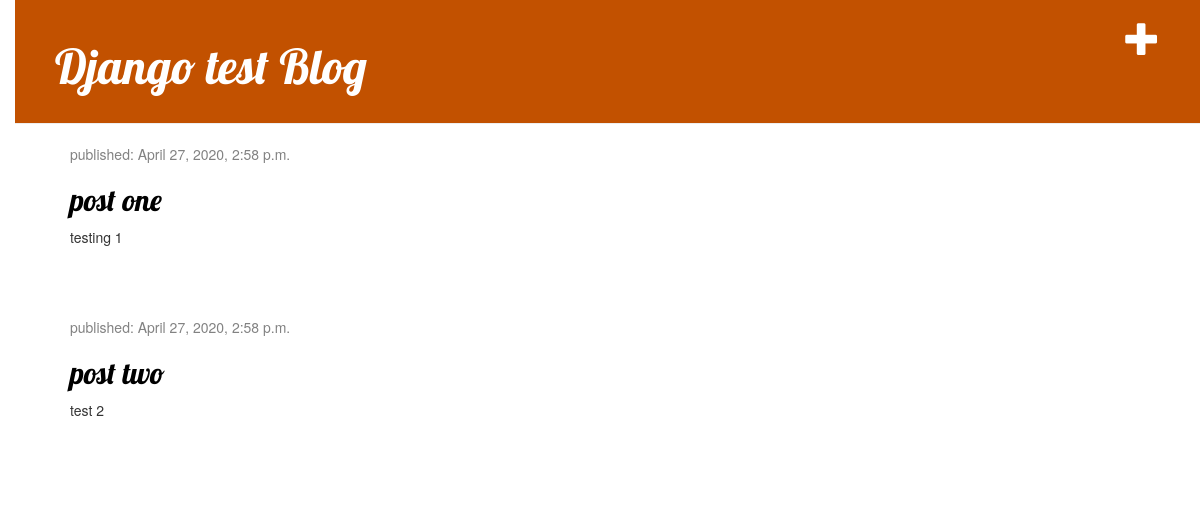
Before: / with the older database file.
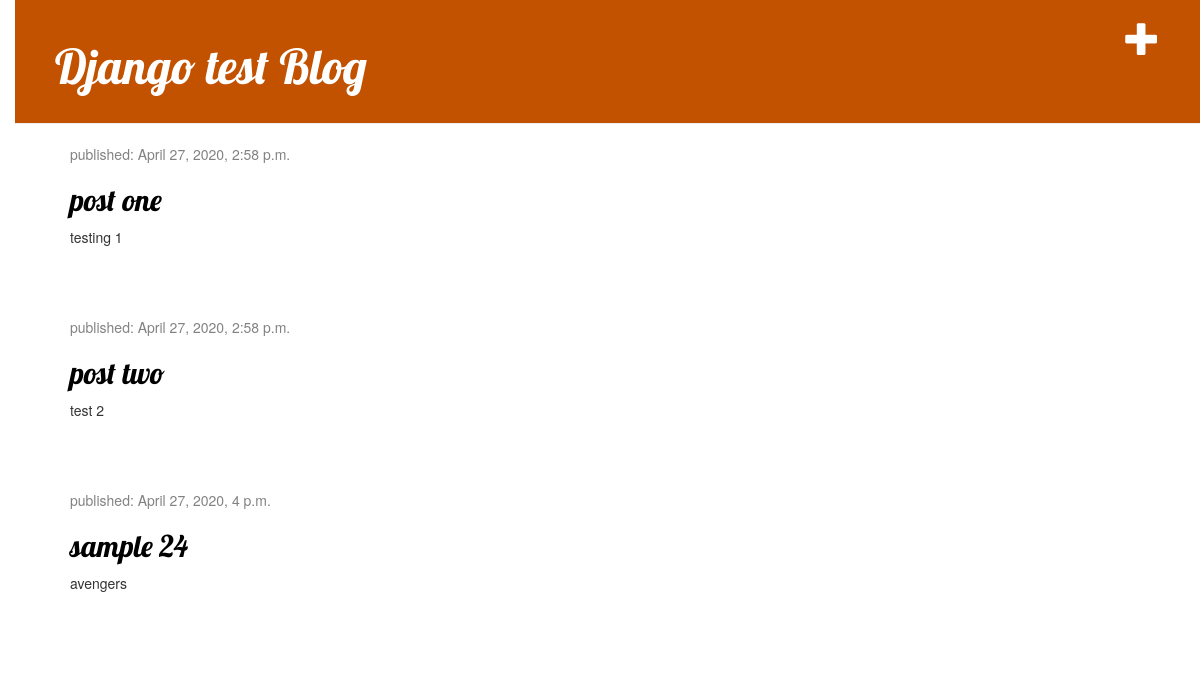
After: the same page with the newer database file.
### blog/models.py (models this page shows, shortened)
class Post(models.Model):
    author = models.ForeignKey(settings.AUTH_USER_MODEL,on_delete=models.CASCADE)
    title = models.CharField(max_length=100)
    text = models.TextField()
    created_date = models.DateTimeField(default=timezone.now)
    published_date = models.DateTimeField(blank = True,null = True)

### blog/views.py (the view)
# urls.py: path('',views.post_list,name =  'post_list'),
def post_list(request):
    posts = Post.objects.filter(published_date__lte=timezone.now()).order_by('published_date')
    return render(request, 'blog/post_list.html', {'posts':posts})

### blog/templates/blog/post_list.html (shortened to what this page needs)
{% extends 'blog/base.html' %}
{% load static %}
        {% block content %}
            {% for post in posts %}
                <div class="post">
                    <div class="date">
                        <p>published: {{ post.published_date }}</p>
                    </div>
                    <h2><a href="{% url 'post_detail' pk=post.pk %}">{{ post.title }}</a></h2>
                    <p>{{ post.text|linebreaksbr }}</p>
                </div>
            {% endfor %}
            {% endblock %}

Changed rows visible on the page:
added Post: published_date "April 27, 2020, 4 p.m.", title "sample 24", text "avengers"
